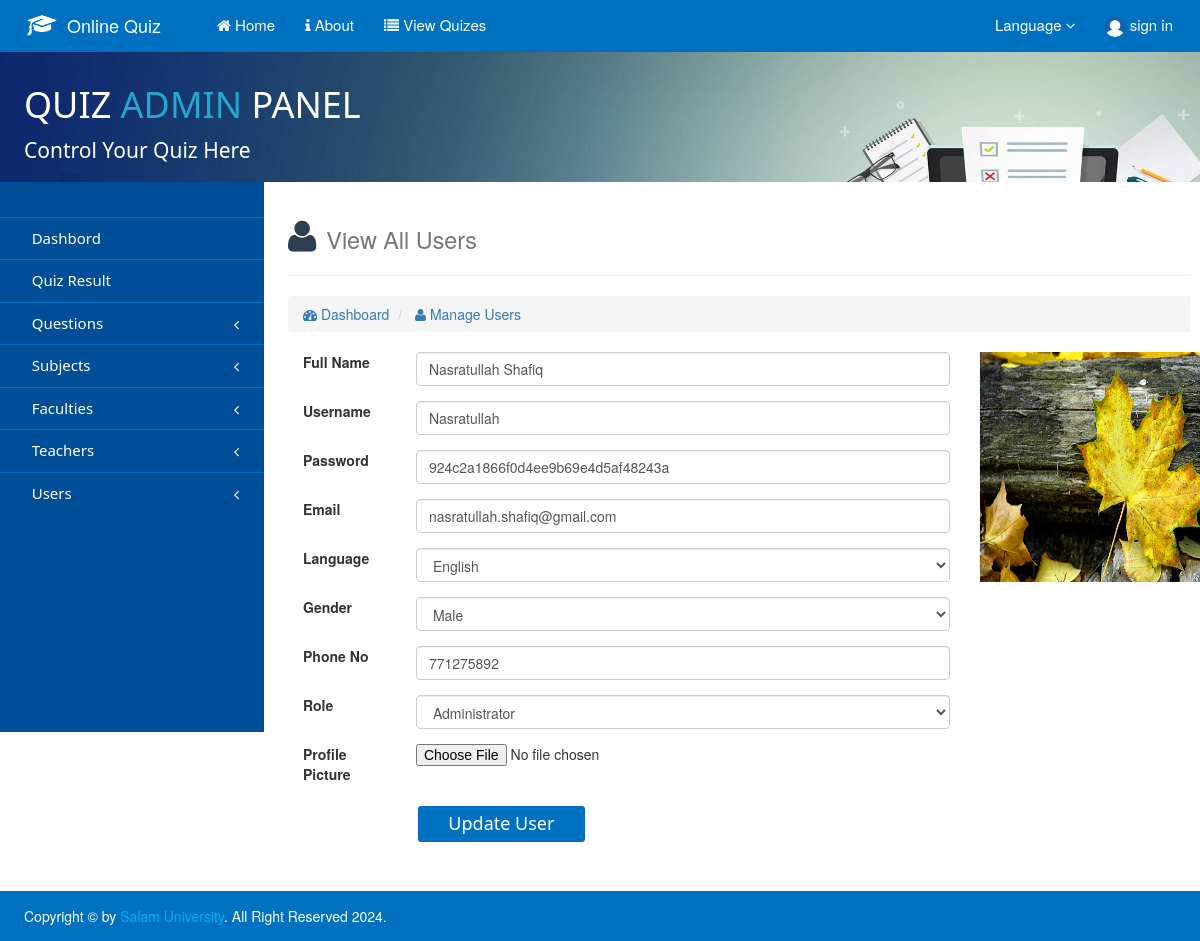
Screenshot of /Administrator/Edit-Users.php?edit=10 with the database file from the repository.
### tables this page shows
CREATE TABLE `users` (
  `User_ID` int(11) NOT NULL,
  `Full_Name` varchar(50) NOT NULL,
  `Username` varchar(30) NOT NULL,
  `Password` varchar(50) NOT NULL,
  `Email` varchar(100) NOT NULL,
  `Language` varchar(10) NOT NULL,
  `Gender` varchar(10) NOT NULL,
  `Phone_No` int(11) NOT NULL,
  `Image` varchar(255) NOT NULL DEFAULT 'placeholder-user.png',
  `Role_ID` int(11) NOT NULL DEFAULT '2',
  `Status` int(11) NOT NULL DEFAULT '0'
);

### Administrator/_Partial Components/Database.php (called while the page is built, shortened)
<?php
Class Database{
 public $host   = "localhost";
 public $user   = "root";
 public $pass   = "";
 public $db     = "Quiz";
 public $link;
private function connectDB(){
 $this->link = new mysqli($this->host, $this->user, $this->pass, $this->db);
 }
public function select($query){
  $result = $this->link->query($query) or
   die($this->link->error.__LINE__);
  if($result->num_rows > 0){
    return $result;
  } else {
    return false;
  }
 }
}

### Administrator/_Partial Components/Exam.php (called while the page is built, shortened)
<?php
class Exam{
	private $db;
	public function __construct(){
		$this->db = new Database();
	}
	public function getContact(){
		$query = "SELECT * from Contact_Us where Status = '0'";
		mysqli_set_charset($this->db->link, 'UTF8');
		$getResult = $this->db->select($query);
		$total =$getResult->num_rows;
		return $total;
	}
	public function getUserByID($User_ID){
		$query = "SELECT * from Users where User_ID = '$User_ID'";
		mysqli_set_charset($this->db->link, 'UTF8');
		$getData = $this->db->select($query);
		return $getData;
	}
}
?>

### Administrator/Edit-Users.php (the view, shortened to what this page needs)
<?php
include('./_Partial Components/Header.php');
if(isset($_GET['edit'])){
   $User_ID = $_GET['edit'];
   $UserByID = $exm->getUserByID($User_ID);
}
else{
   header('Location: index.php');
}
$result = $UserByID->fetch_assoc();
?>
    <div class="containe">
    	<div class="row" id="row">
            <div class="left-side-bar">
                <?php include('./_Partial Components/Navigation.php');?>
            </div>
            <div class="right-side-bar">
            <div class="row">
            <div calss = "col-md-9">
                <h1 style = "color: #2C3E50"> <i class = "fa fa-user"> </i> <small> View All Users </small></h1><hr>
                <ol class="breadcrumb">
                    <li style="color: #5C9BD1"><a href="index.php"> <i class = "fa fa-tachometer"></i> Dashboard </a></li>
                    <li class = ""> <a href="Manage-Users.php"> <i class = "fa fa-user"></i> Manage Users </a></li>
                </ol>
            </div>
            <div class="col-md-9">
                    <form class="form-horizontal" method="POST" action="" enctype="multipart/form-data">
                      <div class="form-group">
                        <label for="Full Name" class="col-sm-2">Full Name</label>
                        <div class="col-sm-10">
                          <input type="text"  value = "<?php echo $result['Full_Name']?>" class="form-control" name="Full_Name" placeholder="Frist Name">
                        </div>
                      </div>
                      <div class="form-group">
                        <label for="Username" class="col-sm-2">Username</label>
                        <div class="col-sm-10">
                          <input type="text"  value = "<?php echo $result['Username']?>" class="form-control" name="Username" placeholder="Username">
                        </div>
                      </div>
                      <div class="form-group">
                        <label for="Password" class="col-sm-2"> Password </label>
                        <div class="col-sm-10">
                          <input type="text"  value = "<?php echo $result['Password'] ?>" class="form-control" name="Password" placeholder="Password">
                        </div>
                      </div>
                      <div class="form-group">
                        <label for="Email" class="col-sm-2"> Email </label>
                        <div class="col-sm-10">
                          <input type="email"  value = "<?php echo $result['Email']?>" class="form-control" name="Email" placeholder="Email">
                        </div>
                      </div>
                      <div class="form-group">
                        <label for="input language" class="col-sm-2"> Language </label>
                        <div class="col-sm-10">
                          <select name="Language" class="form-control" id = "Language">
                          <option value="English" <?php if($result['Language']=='English'){echo "selected"; }?> > English </option>
                          </select>
                        </div>
                      </div>
                      <div class="form-group">
                        <label for="input Gender" class="col-sm-2"> Gender </label>
                        <div class="col-sm-10">
                          <select name="Gender" class="form-control" id = "Gender">
                          <option value="Male" <?php if($result['Gender']=='Male'){echo "selected"; }?> > Male </option>
                          </select>
                        </div>
                      </div>
                        <div class="form-group">
                            <label for="Phone No" class="col-sm-2"> Phone No </label>
                            <div class="col-sm-10">
                                <input type="text" name = "Phone_No"  value = "<?php echo $result['Phone_No']?>" class="form-control" placeholder="Phone No">
                            </div>
                        </div>
                        <div class="form-group">
                          <label for="Role_ID" class="col-sm-2"> Role </label>
                          <div class="col-sm-10">
                            <select name="Role_ID" class="form-control">
                            <option value="1" <?php if($result['Role_ID']=='1'){echo "selected"; }?> >  Administrator </option>
                            </select>
                          </div>
                        </div>
                        <div class="form-group">
                            <label for="Profile Picture" class="col-sm-2"> Profile Picture </label>
                            <div class="col-sm-10">
                                <input type="file" id="image" name = "image">
                            </div>
                        </div>
                      <div class="form-group">
                        <div class="col-sm-offset-2 col-sm-10">
                            <button type="submit" name = "submit" class="button-start-the-quiz" id = "">Update User</button>
                        </div>
                      </div>
                    </form>
                </div>
                <div class="col-md-3">
                  <?php
                  $chk_img = $result ['Image'];
                   echo "<img src='../img/_ProfilePicture/$chk_img' alt='' class='img-cicle' width='250px' height='230px'/>";?>
                </div>
</div>
    		</div>
    	</div>
    </div>
<?php
include('./_Partial Components/Footer.php');
?>

### Administrator/CSS/Quiz_Admin_Panel.css (style rules this page uses)
.left-side-bar { width: 17%; float: left; margin-left: 0px; }
.right-side-bar { width: 80%; float: right; margin: 1%; padding-left: 15px; padding-right: 1%; }
#row { padding: 0px; margin: 0px; }
.button-start-the-quiz { background-color: rgb(0,112,192); height: 40px; width: 32%; color: white; font-family: segoe ui; font-weight: lighter; font-size: 18px; border-radius: 5px; border: 2px solid #fff; transition: 0.4s ease; }
@media only screen and (min-width:769px)and (max-width: 1200px) { body { margin: 0px; } }
@media only screen and (min-width:769px)and (max-width: 1200px) { .left-side-bar { width: 22%; } }
@media only screen and (min-width:769px)and (max-width: 1200px) { .right-side-bar { width:75%; } }

### CSS/MyCarousel.css (style rules this page uses)
img { vertical-align: middle; }

### rows the page displays
users: Full_Name "Nasratullah Shafiq", Username "Nasratullah", Password "924c2a1866f0d4ee9b69e4d5af48243a", Email "nasratullah.shafiq@gmail.com", Language "English", Gender "Male", Phone_No "771275892", Role_ID "Administrator", Image (picture)
